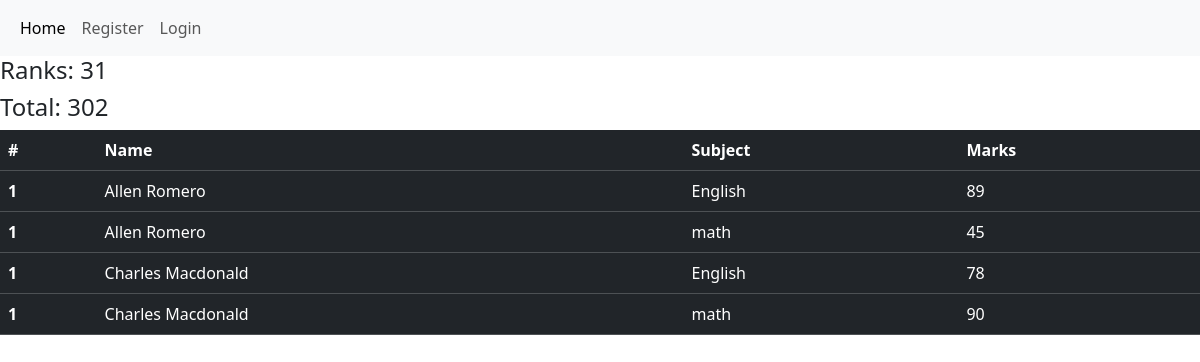
Page /see_marks/STU-0906/ on the committed database.
### vege/models.py (models this page shows, shortened)
class SubjectMarks(models.Model):
    student = models.ForeignKey(Student,related_name="studentss",on_delete=models.CASCADE)
    subject = models.ForeignKey(Subject, on_delete=models.CASCADE)
    marks = models.IntegerField(default= 50)
    class Meta:
        unique_together = ['student','subject']

class Student(models.Model):
    department = models.ForeignKey(Department,related_name="depart",on_delete=models.CASCADE)
    student_id = models.OneToOneField(StudentID,related_name="studentid",on_delete=models.CASCADE)
    student_name = models.CharField(max_length=100)
    student_age = models.IntegerField(default=18)
    student_email = models.EmailField(unique=True)
    student_address = models.TextField()
    class Meta:
        ordering = ['student_name']
        verbose_name = "student"

class Subject(models.Model):
    subject_name = models.CharField(max_length=100)

### vege/views.py (the view)
# urls.py: path('see_marks/<s_id>/',see_marks,name="see_marks"),
def see_marks(request,s_id):
    qs = SubjectMarks.objects.filter(student__student_id__student_id = s_id)
    t_m =qs.aggregate(Sum('marks'))
    rank = Student.objects.annotate(t_marks = Sum("studentss__marks")).order_by("-t_marks" , "-student_age")
    i=1
    rankk =0
    for r in rank:
        if s_id==r.student_id.student_id:
            rankk = i
            break
        i+=1
    return render(request,'receipes/see_marks.html',{'qs':qs,'t_m':t_m,'r':rankk})

### vege/templates/receipes/see_marks.html
{%extends "receipes/base.html" %}
{% block start %}
<h4> Ranks: {{r}}</h4>
<h4> Total: {{t_m.marks__sum}} </h4>
<table class="table table-dark table-hover">
  <thead>
    <tr>
      <th scope="col">#</th>
      <th scope="col">Name</th>
      <th scope="col">Subject</th>
      <th scope="col">Marks</th>
    </tr>
  </thead>
  <tbody>
     {% for mark in qs %}
    <tr>
      <th scope="row">1</th>
      <td>{{mark.student.student_name}}</td>
      <td>{{mark.subject.subject_name}}</td>
      <td>{{mark.marks}}</td>
    </tr>
     {% endfor %}
</table>
{% endblock %}

### rows in the picture
SubjectMarks: student.student_name "Allen Romero", subject.subject_name "English", marks "89"
SubjectMarks: student.student_name "Allen Romero", subject.subject_name "math", marks "45"
SubjectMarks: student.student_name "Charles Macdonald", subject.subject_name "English", marks "78"
SubjectMarks: student.student_name "Charles Macdonald", subject.subject_name "math", marks "90"

### other values in the picture
{{ r }} "31"
{{ t_m.marks__sum }} "302"
